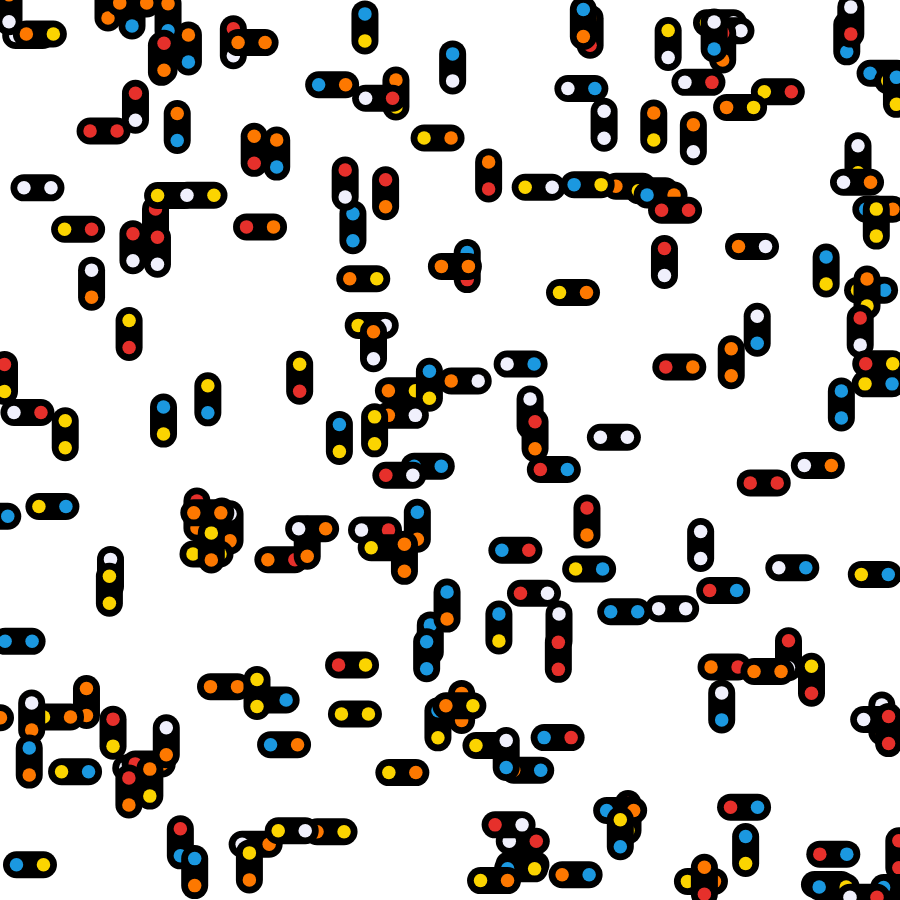
Frame 1 (no input)
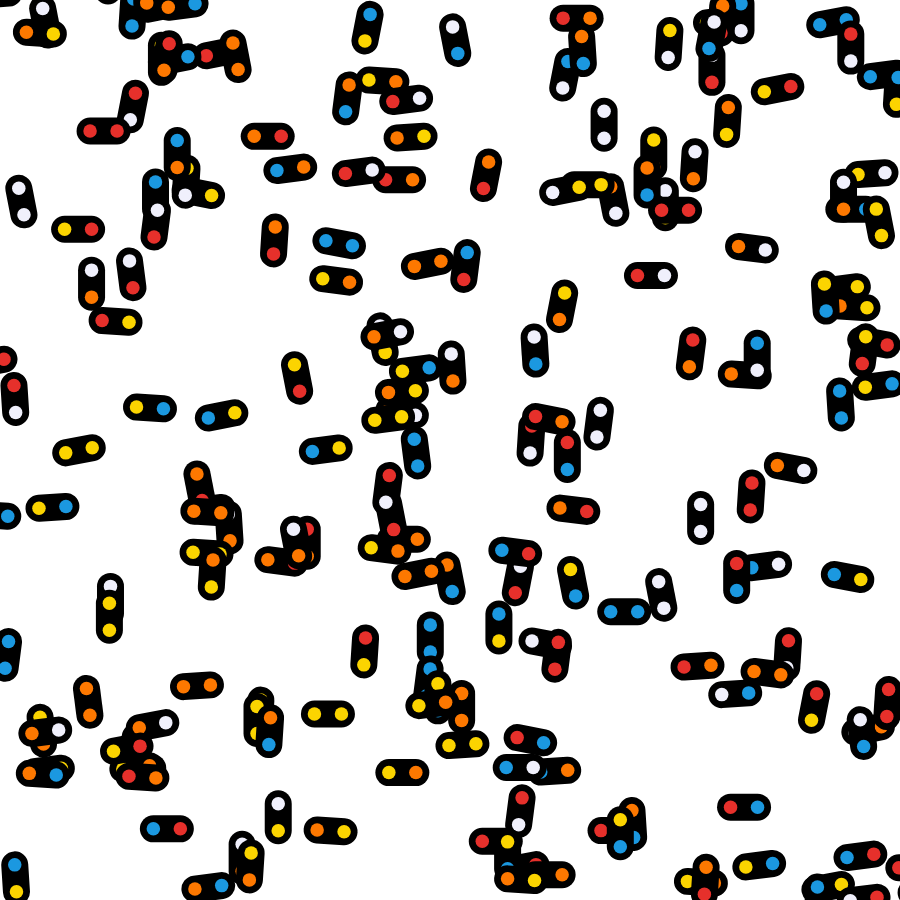
Frame 60 (no input)
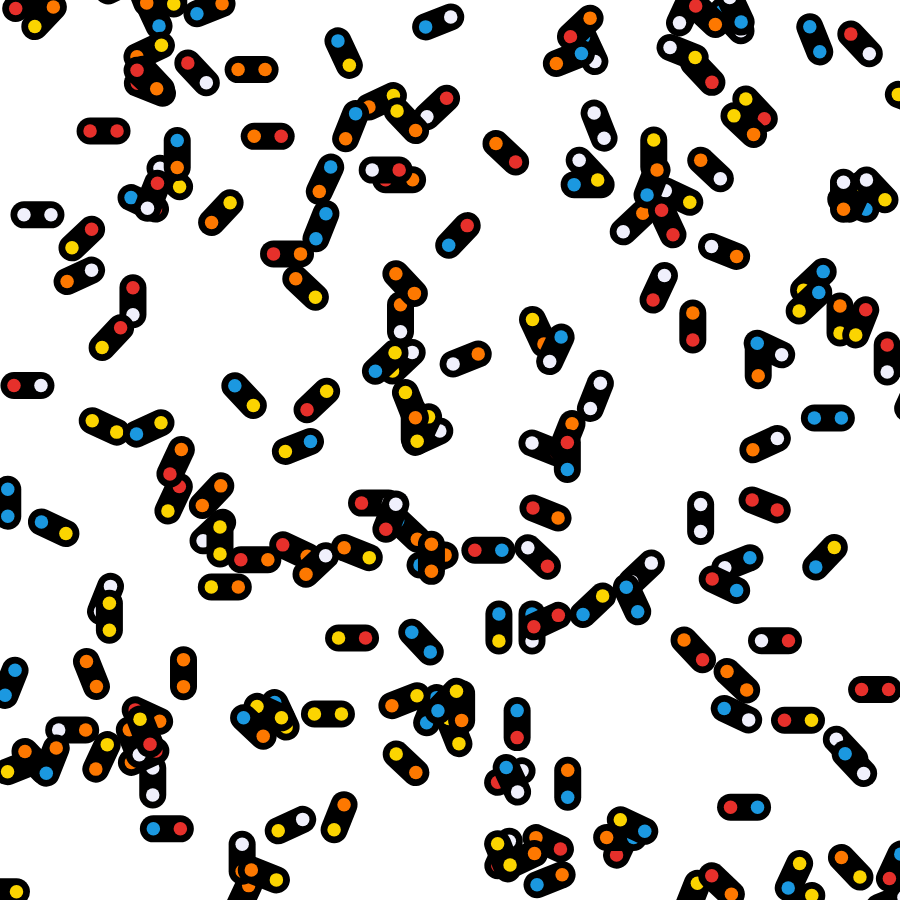
Frame 120 (the mouse pressed at the canvas centre since frame 60)

The p5.js sketch that drew these frames (run headless with seeded random() and noise() and a simulated clock; from frame 60 on, the mouse is pressed at the canvas centre):

// p5.js sketch
// ── sketch.js
/*
By Okazz
*/
let objs = [];
let colors = ['#e6302b', '#fd7800', '#fbd400', '#1b98e0', '#F0F0FC'];

function setup() {
	createCanvas(900, 900);
	rectMode(CENTER);
	for (let i = 0; i < 200; i++) {
		let x = random(width);
		let y = random(width);
		let l = 0.03 * width;
		objs.push(new Walker(x, y, l));
	}
}

function draw() {
	background(255);
	for (let o of objs) {
		o.run();
	}
}

function easeInOutQuad(x) {
	return x < 0.5 ? 2 * x * x : 1 - Math.pow(-2 * x + 2, 2) / 2;
}

class Walker {
	constructor(x, y, l) {
		this.x1 = x;
		this.y1 = y;
		this.len = l;
		this.ang = int(random(100)) * (PI / 2);
		this.prevAng = this.ang;
		this.x2 = this.x1 + this.len * cos(this.ang);
		this.y2 = this.y1 + this.len * sin(this.ang);
		this.d1 = width * 0.03;
		this.d2 = width * 0.03;
		this.toggle = 0;
		this.reset();
		this.clr1 = random(colors);
		this.clr2 = random(colors);
		this.rotationDirection = random([-1, 1])
	}

	show() {

		if (this.toggle == 0) {

		} else {

		}
		strokeWeight(width * 0.03);
		stroke(0);
		line(this.x1, this.y1, this.x2, this.y2);
		noStroke();
		fill(this.clr1);
		circle(this.x1, this.y1, this.d1 * 0.5);
		fill(this.clr2);
		circle(this.x2, this.y2, this.d2 * 0.5);
	}

	move() {
		if (this.toggle == 0) {
			this.x2 = this.x1 + this.len * cos(this.ang);
			this.y2 = this.y1 + this.len * sin(this.ang);
		} else {
			this.x1 = this.x2 + this.len * cos(this.ang + PI);
			this.y1 = this.y2 + this.len * sin(this.ang + PI);
		}
		if (this.t % this.keyFrame == 0) {
			this.toggle = 1 - this.toggle;
			this.reset();
		}
		if (0 < this.t && this.t < this.keyFrame) {
			let n = norm(this.t, 0, this.keyFrame - 1);
			this.ang = lerp(this.prevAng, this.targetAng, easeInOutQuad(n));
		}
		this.t++;
	}

	reset() {
		this.keyFrame = int(50);
		this.t = 0;
		this.prevAng = this.ang;
		this.targetAng = this.ang + int(random(4)) * (TAU / 4) * this.rotationDirection;
	}

	run() {
		this.show();
		this.move();
	}
}
